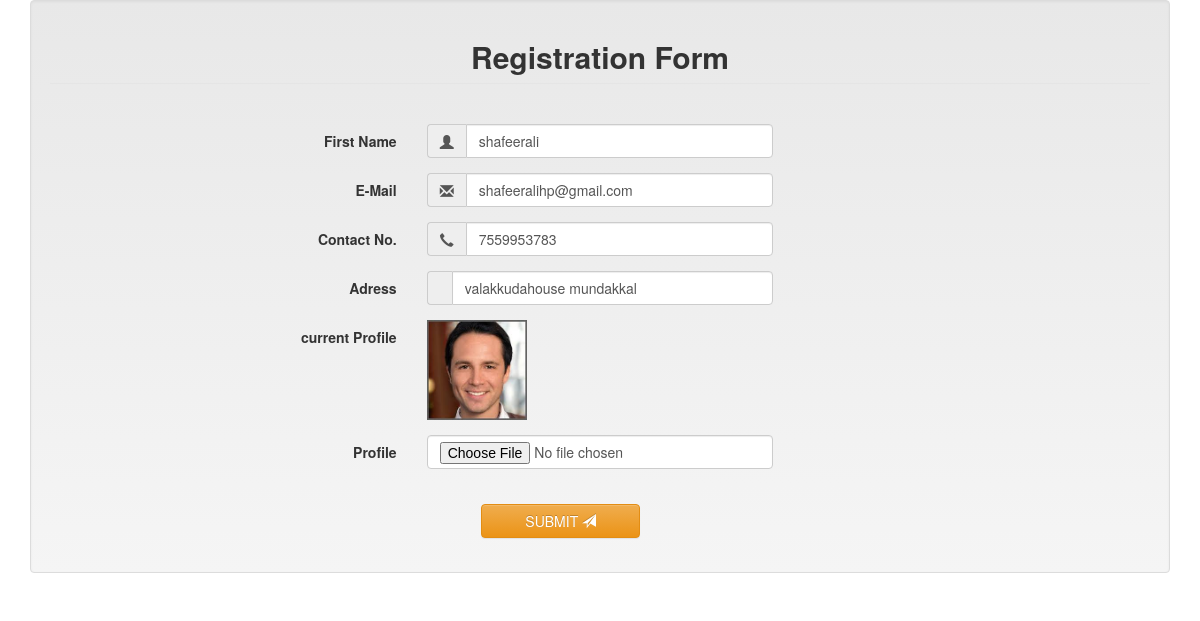
The page /editemployee/1/ (signed in) on the database its author committed.
### emp/models.py (models this page shows)
class Employee(models.Model):
    employee_name=models.CharField(max_length=200,null=True)
    email=models.CharField(max_length=200,null=True)
    phone=models.BigIntegerField()
    adress=models.TextField(max_length=1000,verbose_name='description')
    image=models.ImageField(null=True ,blank=True)

### emp/views.py (the view, shortened to what this page needs)
# urls.py: path('editemployee/<int:id>/',views.editemployee,name='editemployee'),
@user_passes_test(lambda u: u.is_superuser,login_url='/admin')
def editemployee(request,id):
    e=Employee.objects.get(id=id)
    return render(request,'updateemployee.html',{'e':e})

### templates/updateemployee.html (shortened to what this page needs)
{% load static %}
<!DOCTYPE html>
<html lang="en">
<head>
    <link rel="stylesheet" href="https://maxcdn.bootstrapcdn.com/bootstrap/3.2.0/css/bootstrap.min.css">
    <link rel="stylesheet" href="https://maxcdn.bootstrapcdn.com/bootstrap/3.2.0/css/bootstrap-theme.min.css">
    <link rel="stylesheet" href="https://cdnjs.cloudflare.com/ajax/libs/jquery.bootstrapvalidator/0.5.0/css/bootstrapValidator.min.css">
</head>
<body>
    <div class="container">
        <form class="well form-horizontal" action="{% url 'editemployee' e.id %} " method="post"  id="contact_form" enctype="multipart/form-data">
    <fieldset>
    <legend><center><h2><b>Registration Form</b></h2></center></legend><br>
    <div class="form-group">
      <label class="col-md-4 control-label">First Name</label>
      <div class="col-md-4 inputGroupContainer">
      <div class="input-group">
      <span class="input-group-addon"><i class="glyphicon glyphicon-user"></i></span>
      <input  name="name" placeholder="Employee Name" class="form-control" value="{{e.employee_name}}" type="text" required>
        </div>
      </div>
    </div>
           <div class="form-group">
      <label class="col-md-4 control-label">E-Mail</label>
        <div class="col-md-4 inputGroupContainer">
        <div class="input-group">
            <span class="input-group-addon"><i class="glyphicon glyphicon-envelope"></i></span>
      <input name="email" placeholder="E-Mail Address" class="form-control" value="{{e.email}}"  type="email" required>
        </div>
      </div>
    </div>
    <div class="form-group">
      <label class="col-md-4 control-label">Contact No.</label>
        <div class="col-md-4 inputGroupContainer">
        <div class="input-group">
            <span class="input-group-addon"><i class="glyphicon glyphicon-earphone"></i></span>
      <input name="phone" placeholder="(639)" class="form-control" value="{{e.phone}}" pattern="[1-9]{1}[0-9]{9}" type="tel" required>
        </div>
      </div>
    </div>
    <div class="form-group">
        <label class="col-md-4 control-label">Adress</label>
          <div class="col-md-4 inputGroupContainer">
          <div class="input-group">
              <span class="input-group-addon"></span>
        <input name="adress"  class="form-control" value="{{e.adress}}" type="text" required>
          </div>
        </div>
    </div>
    <div class="form-group">
        <label class="col-md-4 control-label">current Profile</label>
          <div class="col-md-4 inputGroupContainer">
          <div class="">
        <img src="/static/image/{{e.image}}" id="image" style="width:100px; height: 100px;" alt="">
          </div>
        </div>
    </div>
    <div class="form-group">
        <label class="col-md-4 control-label">Profile</label>
          <div class="col-md-4 inputGroupContainer">
          <div class="">
        <input name="image" id="main_image" class="form-control"  type="file" >
          </div>
        </div>
    </div>
    <div class="form-group">
      <label class="col-md-4 control-label"></label>
      <div class="col-md-4"><br>
        <button type="submit" class="btn btn-warning" >&nbsp&nbsp&nbsp&nbsp&nbsp&nbsp&nbsp&nbspSUBMIT <span class="glyphicon glyphicon-send"></span></button>
      </div>
    </div>
    </fieldset>
    </form>
    </div>
</body>
</html>

### rows shown on the page
Employee: name "shafeerali", email "shafeeralihp@gmail.com", phone "7559953783", adress "valakkudahouse mundakkal", image (picture)
